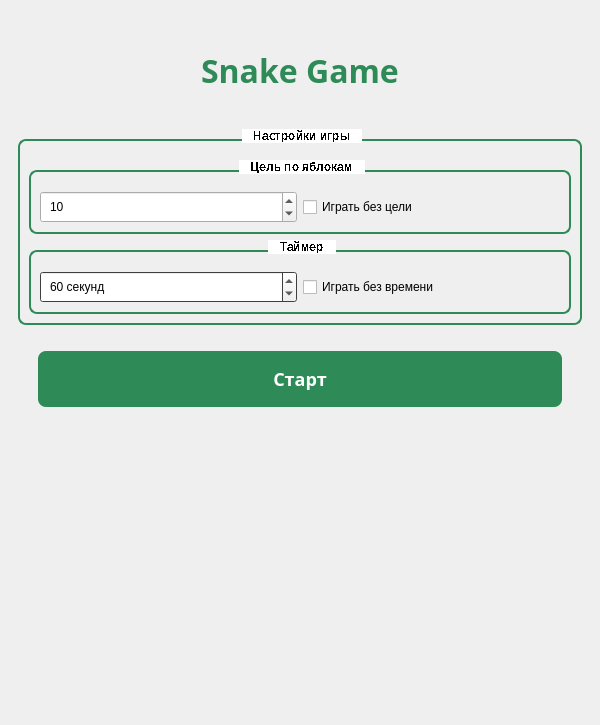
<?xml version="1.0" encoding="UTF-8"?>
<ui version="4.0">
 <class>MainWindow</class>
 <widget class="QMainWindow" name="MainWindow">
  <property name="geometry">
   <rect>
    <x>0</x>
    <y>0</y>
    <width>600</width>
    <height>724</height>
   </rect>
  </property>
  <property name="windowTitle">
   <string>Snake Game</string>
  </property>
  <widget class="QWidget" name="centralwidget">
   <property name="palette">
    <palette>
     <active>
      <colorrole role="Base">
       <brush brushstyle="SolidPattern">
        <color alpha="255">
         <red>59</red>
         <green>59</green>
         <blue>59</blue>
        </color>
       </brush>
      </colorrole>
      <colorrole role="Window">
       <brush brushstyle="SolidPattern">
        <color alpha="255">
         <red>34</red>
         <green>34</green>
         <blue>34</blue>
        </color>
       </brush>
      </colorrole>
     </active>
     <inactive>
      <colorrole role="Base">
       <brush brushstyle="SolidPattern">
        <color alpha="255">
         <red>59</red>
         <green>59</green>
         <blue>59</blue>
        </color>
       </brush>
      </colorrole>
      <colorrole role="Window">
       <brush brushstyle="SolidPattern">
        <color alpha="255">
         <red>34</red>
         <green>34</green>
         <blue>34</blue>
        </color>
       </brush>
      </colorrole>
     </inactive>
     <disabled>
      <colorrole role="Base">
       <brush brushstyle="SolidPattern">
        <color alpha="255">
         <red>34</red>
         <green>34</green>
         <blue>34</blue>
        </color>
       </brush>
      </colorrole>
      <colorrole role="Window">
       <brush brushstyle="SolidPattern">
        <color alpha="255">
         <red>34</red>
         <green>34</green>
         <blue>34</blue>
        </color>
       </brush>
      </colorrole>
     </disabled>
    </palette>
   </property>
   <layout class="QVBoxLayout" name="verticalLayout">
    <item>
     <widget class="QStackedWidget" name="stackedWidget">
      <property name="currentIndex">
       <number>0</number>
      </property>
      <widget class="QWidget" name="menuPage">
       <property name="palette">
        <palette>
         <active>
          <colorrole role="Base">
           <brush brushstyle="SolidPattern">
            <color alpha="255">
             <red>255</red>
             <green>255</green>
             <blue>255</blue>
            </color>
           </brush>
          </colorrole>
          <colorrole role="Window">
           <brush brushstyle="SolidPattern">
            <color alpha="255">
             <red>42</red>
             <green>42</green>
             <blue>42</blue>
            </color>
           </brush>
          </colorrole>
         </active>
         <inactive>
          <colorrole role="Base">
           <brush brushstyle="SolidPattern">
            <color alpha="255">
             <red>255</red>
             <green>255</green>
             <blue>255</blue>
            </color>
           </brush>
          </colorrole>
          <colorrole role="Window">
           <brush brushstyle="SolidPattern">
            <color alpha="255">
             <red>42</red>
             <green>42</green>
             <blue>42</blue>
            </color>
           </brush>
          </colorrole>
         </inactive>
         <disabled>
          <colorrole role="Base">
           <brush brushstyle="SolidPattern">
            <color alpha="255">
             <red>42</red>
             <green>42</green>
             <blue>42</blue>
            </color>
           </brush>
          </colorrole>
          <colorrole role="Window">
           <brush brushstyle="SolidPattern">
            <color alpha="255">
             <red>42</red>
             <green>42</green>
             <blue>42</blue>
            </color>
           </brush>
          </colorrole>
         </disabled>
        </palette>
       </property>
       <layout class="QVBoxLayout" name="verticalLayout_2">
        <item>
         <widget class="QLabel" name="titleLabel">
          <property name="font">
           <font>
            <family>Impact</family>
            <pointsize>-1</pointsize>
            <weight>75</weight>
            <bold>true</bold>
           </font>
          </property>
          <property name="styleSheet">
           <string notr="true">font-size: 32px; font-weight: bold; padding: 30px; color: #2E8B57;</string>
          </property>
          <property name="text">
           <string>Snake Game</string>
          </property>
          <property name="alignment">
           <set>Qt::AlignCenter</set>
          </property>
         </widget>
        </item>
        <item>
         <widget class="QGroupBox" name="settingsGroup">
          <property name="font">
           <font>
            <weight>75</weight>
            <bold>true</bold>
            <stylestrategy>NoAntialias</stylestrategy>
           </font>
          </property>
          <property name="styleSheet">
           <string notr="true">QGroupBox {
    font-weight: bold;
    border: 2px solid #2E8B57;
    border-radius: 8px;
    margin-top: 10px;
    padding-top: 10px;
}
QGroupBox::title {
    subcontrol-origin: margin;
    subcontrol-position: top center;
    padding: 0 10px;
    background-color: white;
}</string>
          </property>
          <property name="title">
           <string>Настройки игры</string>
          </property>
          <layout class="QVBoxLayout" name="verticalLayout_4">
           <item>
            <widget class="QGroupBox" name="appleGoalGroup">
             <property name="font">
              <font>
               <weight>75</weight>
               <bold>true</bold>
               <stylestrategy>NoAntialias</stylestrategy>
              </font>
             </property>
             <property name="title">
              <string>Цель по яблокам</string>
             </property>
             <layout class="QHBoxLayout" name="horizontalLayout">
              <item>
               <widget class="QSpinBox" name="appleGoalSpinBox">
                <property name="styleSheet">
                 <string notr="true">padding: 5px;</string>
                </property>
                <property name="minimum">
                 <number>1</number>
                </property>
                <property name="maximum">
                 <number>100</number>
                </property>
                <property name="value">
                 <number>10</number>
                </property>
               </widget>
              </item>
              <item>
               <widget class="QCheckBox" name="noAppleGoalCheckBox">
                <property name="text">
                 <string>Играть без цели</string>
                </property>
               </widget>
              </item>
             </layout>
            </widget>
           </item>
           <item>
            <widget class="QGroupBox" name="timerGroup">
             <property name="font">
              <font>
               <weight>75</weight>
               <bold>true</bold>
               <stylestrategy>NoAntialias</stylestrategy>
              </font>
             </property>
             <property name="title">
              <string>Таймер</string>
             </property>
             <layout class="QHBoxLayout" name="horizontalLayout_2">
              <item>
               <widget class="QSpinBox" name="timerSpinBox">
                <property name="palette">
                 <palette>
                  <active>
                   <colorrole role="Base">
                    <brush brushstyle="SolidPattern">
                     <color alpha="255">
                      <red>255</red>
                      <green>255</green>
                      <blue>255</blue>
                     </color>
                    </brush>
                   </colorrole>
                   <colorrole role="Window">
                    <brush brushstyle="SolidPattern">
                     <color alpha="255">
                      <red>88</red>
                      <green>88</green>
                      <blue>88</blue>
                     </color>
                    </brush>
                   </colorrole>
                  </active>
                  <inactive>
                   <colorrole role="Base">
                    <brush brushstyle="SolidPattern">
                     <color alpha="255">
                      <red>255</red>
                      <green>255</green>
                      <blue>255</blue>
                     </color>
                    </brush>
                   </colorrole>
                   <colorrole role="Window">
                    <brush brushstyle="SolidPattern">
                     <color alpha="255">
                      <red>88</red>
                      <green>88</green>
                      <blue>88</blue>
                     </color>
                    </brush>
                   </colorrole>
                  </inactive>
                  <disabled>
                   <colorrole role="Base">
                    <brush brushstyle="SolidPattern">
                     <color alpha="255">
                      <red>88</red>
                      <green>88</green>
                      <blue>88</blue>
                     </color>
                    </brush>
                   </colorrole>
                   <colorrole role="Window">
                    <brush brushstyle="SolidPattern">
                     <color alpha="255">
                      <red>88</red>
                      <green>88</green>
                      <blue>88</blue>
                     </color>
                    </brush>
                   </colorrole>
                  </disabled>
                 </palette>
                </property>
                <property name="styleSheet">
                 <string notr="true">padding: 5px;</string>
                </property>
                <property name="suffix">
                 <string> секунд</string>
                </property>
                <property name="minimum">
                 <number>10</number>
                </property>
                <property name="maximum">
                 <number>600</number>
                </property>
                <property name="value">
                 <number>60</number>
                </property>
               </widget>
              </item>
              <item>
               <widget class="QCheckBox" name="noTimerCheckBox">
                <property name="text">
                 <string>Играть без времени</string>
                </property>
               </widget>
              </item>
             </layout>
            </widget>
           </item>
          </layout>
         </widget>
        </item>
        <item>
         <widget class="QPushButton" name="startButton">
          <property name="font">
           <font>
            <family>Impact</family>
            <pointsize>-1</pointsize>
            <weight>75</weight>
            <bold>true</bold>
           </font>
          </property>
          <property name="cursor">
           <cursorShape>CrossCursor</cursorShape>
          </property>
          <property name="styleSheet">
           <string notr="true">QPushButton {
    background-color: #2E8B57;
    color: white;
    border: none;
    padding: 15px 30px;
    font-size: 18px;
    font-weight: bold;
    border-radius: 8px;
    min-width: 200px;
    margin: 20px;
}
QPushButton:hover {
    background-color: #3CB371;
}
QPushButton:pressed {
    background-color: #228B22;
}</string>
          </property>
          <property name="text">
           <string>Старт</string>
          </property>
         </widget>
        </item>
        <item>
         <spacer name="verticalSpacer">
          <property name="orientation">
           <enum>Qt::Vertical</enum>
          </property>
          <property name="sizeHint" stdset="0">
           <size>
            <width>20</width>
            <height>40</height>
           </size>
          </property>
         </spacer>
        </item>
       </layout>
      </widget>
      <widget class="QWidget" name="gamePage">
       <layout class="QVBoxLayout" name="verticalLayout_3">
        <item>
         <widget class="QLabel" name="titleLabel_2">
          <property name="styleSheet">
           <string notr="true">font-size: 24px; font-weight: bold; padding: 10px;</string>
          </property>
          <property name="text">
           <string>Snake Game</string>
          </property>
          <property name="alignment">
           <set>Qt::AlignCenter</set>
          </property>
         </widget>
        </item>
        <item>
         <widget class="QLabel" name="scoreLabel">
          <property name="styleSheet">
           <string notr="true">font-size: 16px; padding: 5px;</string>
          </property>
          <property name="text">
           <string>Score: 0</string>
          </property>
          <property name="alignment">
           <set>Qt::AlignCenter</set>
          </property>
         </widget>
        </item>
        <item alignment="Qt::AlignHCenter|Qt::AlignVCenter">
         <widget class="QWidget" name="gameWidget" native="true">
          <property name="minimumSize">
           <size>
            <width>500</width>
            <height>500</height>
           </size>
          </property>
          <property name="maximumSize">
           <size>
            <width>500</width>
            <height>500</height>
           </size>
          </property>
          <property name="toolTipDuration">
           <number>-1</number>
          </property>
          <property name="styleSheet">
           <string notr="true">background-color: black; border: 2px solid gray;</string>
          </property>
          <layout class="QGridLayout" name="gridLayout">
           <property name="leftMargin">
            <number>9</number>
           </property>
           <property name="topMargin">
            <number>9</number>
           </property>
          </layout>
         </widget>
        </item>
        <item>
         <widget class="QLabel" name="infoLabel">
          <property name="styleSheet">
           <string notr="true">color: gray; padding: 10px;</string>
          </property>
          <property name="text">
           <string>Use WASD to move. Press Space to start.</string>
          </property>
          <property name="alignment">
           <set>Qt::AlignCenter</set>
          </property>
         </widget>
        </item>
        <item>
         <widget class="QPushButton" name="backButton">
          <property name="styleSheet">
           <string notr="true">QPushButton {
    background-color: #6C757D;
    color: white;
    border: none;
    padding: 10px 20px;
    border-radius: 5px;
    margin: 10px;
}
QPushButton:hover {
    background-color: #5A6268;
}</string>
          </property>
          <property name="text">
           <string>Back to Menu</string>
          </property>
         </widget>
        </item>
       </layout>
      </widget>
     </widget>
    </item>
   </layout>
  </widget>
 </widget>
 <resources/>
 <connections/>
</ui>
